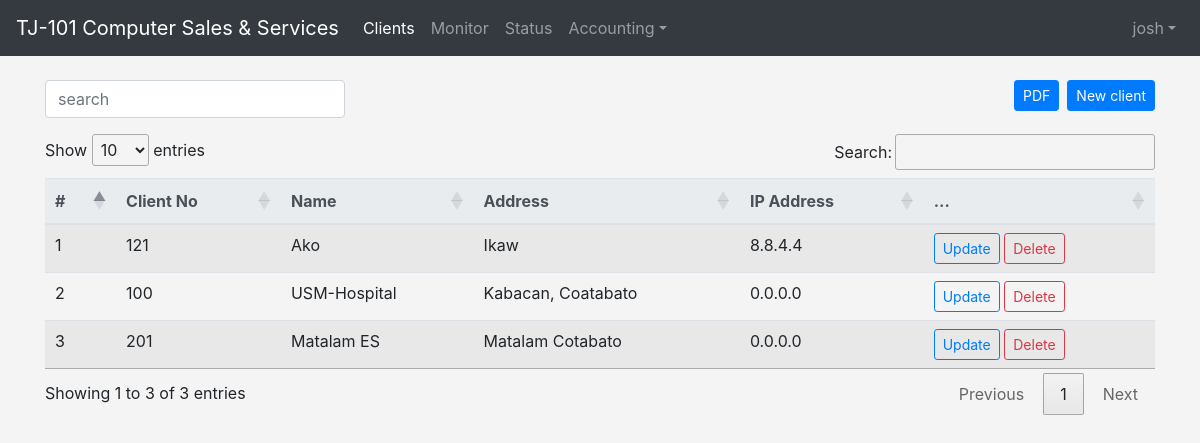
The app's page / (signed in) with its own data.
### client/models.py (models this page shows, shortened)
class Client(models.Model):
    client_no       = models.CharField(max_length=50)
    client_name     = models.CharField(max_length=150)
    client_address  = models.CharField(max_length=200)
    client_email    = models.CharField(max_length=100)
    client_registered = models.DateField(auto_now_add=False)
    client_active   = models.BooleanField(default=False)
    client_ip       = models.CharField(default="0.0.0.0", max_length=20)
    def __str__(self):
        return  self.client_name

### client/views.py (the view)
# urls.py: path('',  views.list_client, name='clients'),
def list_client(request):
    clients = Client.objects.all()
    return render(request, 'clients/clients.html', {'clients': clients})

### templates/clients/clients.html (shortened to what this page needs)
{% extends 'base/base.html' %}
{% block content %}
    {% if user.is_authenticated  %}
        {% include 'base/navbar.html' %}
        <br>
        <div class="container">
            <div class="row mb-2">
                <div class="col col-2 mb-2 float-left">
                    <form method="POST">
                        <input type="text" class="form-control" style="width: 300px;" placeholder="search">
                    </form>
                </div>
                <div class="col col-10 float-right">
                    <button type="button" class="btn btn-primary btn-sm js-create-client mb-2 float-right" data-url="{% url 'client:create_client' %}">
                        New client
                    </button>
                    <button type="button" class="btn btn-primary btn-sm js-pdf-client mx-2 float-right" onclick="window.open('/clients/report/')">
                        PDF
                    </button>
                </div>
            </div>
            <div class="table-responsive">
                <table class="table table-hover table-sm table-striped" id="clientList">
                    <thead class="thead-light">
                        <tr>
                            <th>#</th>
                            <th>Client No</th>
                            <th>Name</th>
                            <th>Address</th>
                            <th>IP Address</th>
                            <th>...</th>
                        </tr>
                    </thead>
                    <tbody>
                        {% include 'includes/partial_client_list.html' %}
                    </tbody>
                </table>
            </div>
        </div>
    {% endif %}
{% endblock content %}

### templates/base/navbar-user.html (shortened to what this page needs)
<ul class="navbar-nav ml-auto ml-md-0">
    <li class="nav-item dropdown">
        <a class="nav-link dropdown-toggle" id="userDropdown" href="#" role="button" data-toggle="dropdown" aria-haspopup="true" aria-expanded="false">{{user.username}}</a>
    </li>
  </ul>

### templates/includes/partial_client_list.html (shortened to what this page needs)
{% for client in clients %}
    <tr>
        <td>{{forloop.counter}}</td>
        <td>{{client.client_no}}</td>
        <td>{{client}}</td>
        <td>{{client.client_address}}</td>
        <td>{{client.client_ip}}</td>
        <td>
            <button class="btn btn-outline-primary btn-sm js-update-client" data-url="{% url 'client:edit_client' client.pk %}">
                Update
            </button>
            <button type="button"
                class="btn btn-outline-danger btn-sm js-delete-client"
                data-url="{% url 'client:delete_client' client.pk %}">
                 Delete
            </button>
        </td>
    </tr>
{% empty %}
    <tr>
        <td colspan="7" class="text-center bg-warning">No Client</td>
    </tr>
{% endfor %}

### static/css/style.css (style rules this page uses)
body { background-color: #f4f4f4; }

### records on screen
Client: client_no "121", client_name "Ako", client_address "Ikaw", client_ip "8.8.4.4"
Client: client_no "100", client_name "USM-Hospital", client_address "Kabacan, Coatabato", client_ip "0.0.0.0"
Client: client_no "201", client_name "Matalam ES", client_address "Matalam Cotabato", client_ip "0.0.0.0"

### other values on screen
{{ user.username }} "josh"
